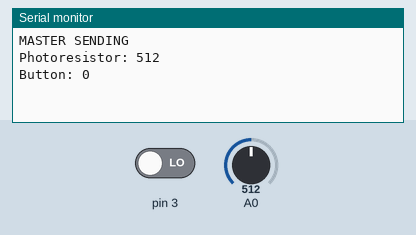
This sketch was run on a simulated Arduino Uno, built with avr-gcc and run on an emulated ATmega328P. Shown: the last lines printed to the serial monitor. Inputs (shaded band) come from the test bench; at power-on: A0 = 512, pin 3 LOW.

Above: at 1.3 s.
1.4 s: A0 set to 716
At 2.6 s:
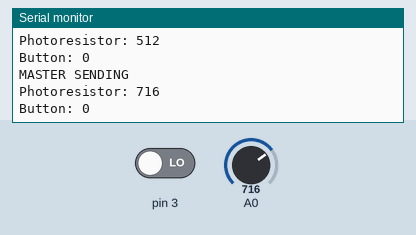
2.9 s: pin 3 driven HIGH
At 4.1 s:
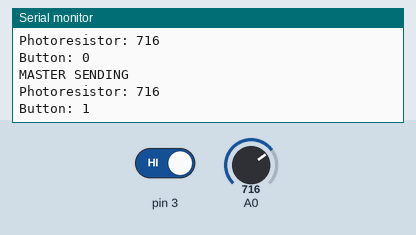
4.4 s: A0 set to 900
At 5.8 s:
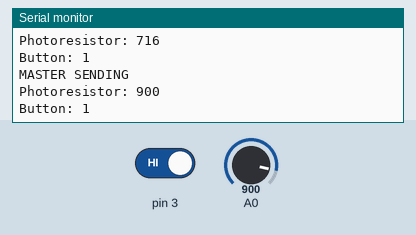
Timing chart, 0 to 7.4 s (numbered marks = the images above; inputs shaded):
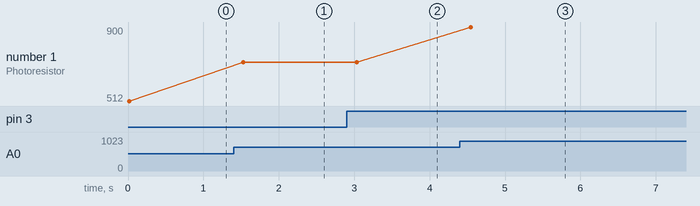

Measured:
- after the input at 1.4 s, the serial monitor: prints a new line after 0.13 s (image 1)
- after the input at 2.9 s, the serial monitor: prints a new line after 0.16 s (image 2)
- after the input at 4.4 s, the serial monitor: prints a new line after 0.14 s (image 3)
- plotted number 1: 512 → 716 after the input at 1.4 s, 716 → 900 after the input at 4.4 s

The sketch:

mestre.ino
```cpp
#include <SoftwareSerial.h>
SoftwareSerial ArduinoSlave(10, 11);

int sensorVal = 0, oldSensorVal = 0;
int buttonState = 0, oldButtonState = 0;

void setup() {
  Serial.begin(9600);
  ArduinoSlave.begin(9600);
  pinMode(A0, INPUT);
  pinMode(3, INPUT);
}

void loop() {
  sensorVal = analogRead(A0);
  buttonState = digitalRead(3);

  if (oldSensorVal != sensorVal || buttonState != oldButtonState) {
    Serial.println("MASTER SENDING");

    String dataToSend = String(sensorVal) + ";" + String(buttonState);
    ArduinoSlave.println(dataToSend);

    Serial.print("Photoresistor: ");
    Serial.println(sensorVal);
    Serial.print("Button: ");
    Serial.println(buttonState);

    oldSensorVal = sensorVal;
    oldButtonState = buttonState;
  }

  delay(500);
}
```
